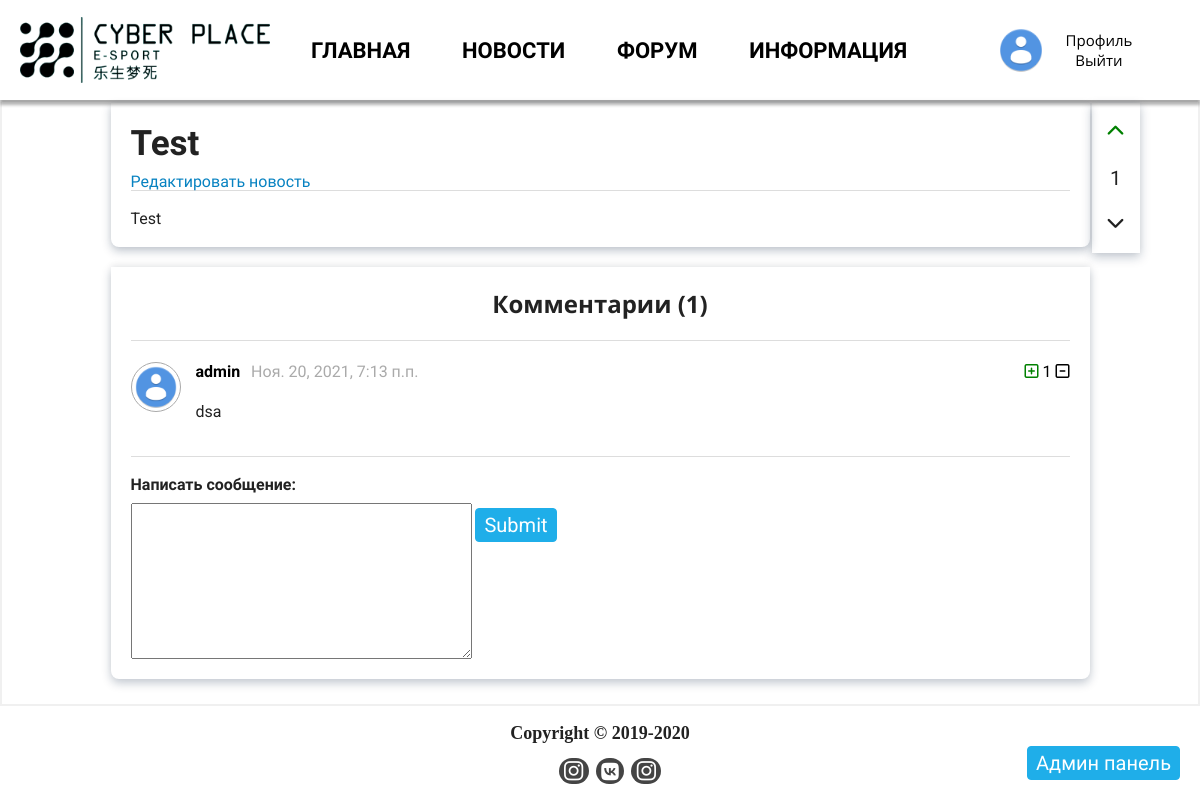
/news/3 (signed in), run on the app's committed database.
### userProfile/models.py (models this page shows, shortened)
class User(AbstractUser):
    username = models.CharField('имя пользователя', max_length=150,unique=True, help_text=_('Required. 150 characters or fewer. Letters, digits and @/./+/-/_ only.'),
        validators=[validators.user_slug],
        error_messages={'unique': _("Пользователь с таким именем уже существует."),},
    )
    email = models.EmailField(_('Адрес электронной почты'), blank=False)
    get_news = models.BooleanField('Получать новости', default= False)
    image = models.ImageField('фото',upload_to='UserAvatars', default = 'UserAvatars/default.png')
    image_small = ImageSpecField([Adjust(contrast=1, sharpness=1),ResizeToFill(260, 256)], source='image',format='JPEG', options={'quality': 90})
    slug = models.SlugField('слыка на профиль', default = '')
    patronymic = models.CharField('Отчество', max_length=30, blank=True)
    dateBirth = models.DateField('дата рождения',blank=True, null=True)
    phone_validator = RegexValidator('^((8|\+7)[\- ]?)?(\(?\d{3}\)?[\- ]?)?[\d\- ]{7,10}$', message="Введите правильный номер.")
    phone = models.CharField('телефон',validators=[phone_validator],max_length = 30, blank=True, default='')
    skype = models.CharField('скайп', max_length = 30, blank=True, default="")
    addres = models.TextField('адресс', max_length = 200, blank=True, default="")
    friends = models.ManyToManyField("User", blank=True, verbose_name="Друзья", help_text = 'Удерживайте "Control", или "Command" на Mac, чтобы выбрать больше одного пользователя /// ')
    GENDER_CHOICES = (
        ('М', 'Мужской'),
        ('Ж', 'Женский'),
    )
    gender = models.CharField("Пол", max_length=1, choices=GENDER_CHOICES, null=True, blank=True)
    class Meta:
        verbose_name = 'Пользователя'
        verbose_name_plural = 'Пользователи'

### news/models.py (models this page shows, shortened)
class News(models.Model):
    title = models.CharField("Загаловок", max_length = 115)
    small_text = RichTextUploadingField("Краткое описание",config_name='smallText', max_length=200)
    text = RichTextUploadingField("Текст новости")
    votes = GenericRelation('LikeDislike', related_query_name='news')
    date_pub = models.DateTimeField("Дата публикации", auto_now=False, default = timezone.now)
    image = models.ImageField("Изображение на обложку", default="")
    image_small = ImageSpecField([Adjust(contrast=1, sharpness=1),ResizeToFill(420, 240)], source='image',format='JPEG', options={'quality': 90})
    header_image = models.ImageField("Изображение сверху главной страницы", default="", blank=True)
    header_image_small = ImageSpecField([Adjust(contrast=1, sharpness=1),ResizeToFill(1600, 900)], source='image',format='JPEG', options={'quality': 90})
    author = models.ForeignKey(User, blank=True, on_delete=models.SET(get_sentinel_user), verbose_name = "Автор")
    message_count = models.IntegerField("Колличество сообщений", default=0)
    in_header = models.BooleanField("Разместить сверху главной страницы?" ,default=False)
    class Meta:
        verbose_name = 'Новость'
        verbose_name_plural = 'Новости'
        ordering = ['-date_pub']

class NewsComments(models.Model):
    news = models.ForeignKey('News', on_delete=models.CASCADE, verbose_name = 'Новость')
    votes = GenericRelation('LikeDislike', related_query_name='news')
    text = RichTextUploadingField("Сообщение", config_name='comments', max_length=240)
    author = models.ForeignKey(User, on_delete=models.SET(get_sentinel_user), verbose_name = "Автор")
    date_pub = models.DateTimeField("Дата публикации", auto_now=False, default = timezone.now)
    class Meta:
        verbose_name  = "Коментарий"
        verbose_name_plural = "Коментарии"

### news/views.py (the view, shortened to what this page needs)
# urls.py: path('<int:id>', views.NewsDetailView.as_view(), name='newsDetail'),
class NewsDetailView(FormView, DetailView, MultipleObjectMixin):
    model = News
    template_name = "news/newsDetail.html"
    pk_url_kwarg = 'id'
    context_object_name = 'new'
    paginate_by = 15
    form_class = NewsCommentsForm
    def get_context_data(self, **kwargs):
        object_list = NewsComments.objects.filter(news=self.get_object())
        context = super(NewsDetailView, self).get_context_data(object_list=object_list, **kwargs)
        return context

### news/forms.py
class NewsCommentsForm(forms.ModelForm):
    class Meta:
        model = NewsComments
        fields = {'text', }

### news/models.py (called while the page is built)
    def sum_rating(self):
        return self.get_queryset().aggregate(Sum('vote')).get('vote__sum') or 0

### news/templatetags/news_tags.py (called while the page is built)
@register.simple_tag
def checkUserLike(new, user):
    try:
        l = LikeDislike.objects.get(content_type=ContentType.objects.get_for_model(new), object_id=new.id, user=user)
    except:
        return False
    if l.vote == 1:
        return 'green'
    else:
        return 'red'

### templates/news/newsDetail.html (shortened to what this page needs)
{% extends 'index.html' %}
{% block content %}
{% load news_tags %}
    <div class="container">
        <div class="news-detail">
            {% checkUserLike new user.id as check %}
            <div class="news-content">
                <div class="news-likes">
                    {% if  check == "green" %}
                        <span data-action="like" data-type="news" data-id="{{ new.id }}" id="like" class="news-arrow fas fa-chevron-up like" href=""></span>
                    {% else %}
                        <span data-action="like" data-type="news" data-id="{{ new.id }}" id="like" class="news-arrow fas fa-chevron-up" href=""></span>
                    {% endif %}
                    <span class="news-like-count">{{ new.votes.sum_rating }}</span>
                    {% if check == "red"%}
                    <span data-action="dislike" data-type="news" data-id="{{ new.id }}" id="dislike"  class="news-arrow fas fa-chevron-down dislike" href=""></span>
                    {% else %}
                    <span data-action="dislike" data-type="news" data-id="{{ new.id }}" id="dislike"  class="news-arrow fas fa-chevron-down" href=""></span>
                    {% endif %}
                </div>
                <div class="news-heading">
                    <h1 class="news-title">{{new.title}}</h1>
                    {% if user.is_authenticated  %}
                    {% if news.author.id == user.id or perms.news.edit_news %}
                    <a class="news-add" href="{% url 'news:newsEdit' new.id %}">Редактировать новость</a>
                    {% endif %}
                    {% endif %}
                </div>
                {{new.text|safe}}
            </div>
        </div>
        <div class="comments-list">
            <div class="comments">
                <h3>Комментарии ({{new.message_count}})</h3>
                {% for comment in object_list %}
                    <div class="comment-row">
                        <div class="comment-wrapper">
                            <div class="user-details">
                                <div class="user-avatar">
                                    <a href="{% url 'profile:profile' comment.author.slug %}">
                                        <img src="{{comment.author.image_small.url}}" alt="">
                                    </a>
                                </div>
                                <div class="comment-meta">
                                    <a href="{% url 'profile:profile' comment.author.slug %}" class="user-nickname">{{comment.author.username}}</a>
                                    <p class="date"><time>{{comment.date_pub}}</time></p>
                                </div>
                                <div class="comment-controls">
                                    <div class="voting">
                                        <div class="comment-likes">
                                            {% checkUserLike comment comment.author.id as ch %}
                                            {% if  ch == "green" %}
                                                <span data-action="like-comment" data-type="comments" data-id="{{ comment.id }}" id="like-comment" class="news-arrow far fa-plus-square like" href=""></span>
                                            {% else %}
                                                <span data-action="like-comment" data-type="comments" data-id="{{ comment.id }}" id="like-comment" class="news-arrow far fa-plus-square" href=""></span>
                                            {% endif %}
                                            <span class="news-like-count-comment" data-id="{{ comment.id }}">{{ comment.votes.sum_rating }}</span>
                                            {% if ch == "red"%}
                                            <span data-action="dislike-comment" data-type="comments" data-id="{{ comment.id  }}" id="dislike-comment"  class="news-arrow far fa-minus-square dislike" href=""></span>
                                            {% else %}
                                            <span data-action="dislike-comment" data-type="comments" data-id="{{ comment.id  }}" id="dislike-comment"  class="news-arrow far fa-minus-square" href=""></span>
                                            {% endif %}
                                        </div>
                                    </div>
                                </div>
                            </div>
                            <div class="comment-content">
                                <p>{{comment.text|safe}}</p>
                            </div>
                        </div>
                    </div>
                {% endfor %}
                {% if user.is_authenticated %}
                    <form method="POST" action="{% url 'news:newsDetail' new.id %}?page={{page_obj.number}}">
                        <p class="form-title">Написать сообщение:</p>
                        {{form.text}}
                        <input class='form-btn' type="submit">
                    </form>
                {% else %}
                <p class="message-login"> <a href="{% url 'accounts:login' %}?next={{request.path}}">Авторизуйтесь,</a>  чтобы принять участие в обсуждении.</p>
                {% endif %}
            </div>
        </div>
    </div>
{% endblock %}

### templates/index.html (shortened to what this page needs)
<!DOCTYPE html>
{% load static %}
{% load profile_tags %}
<html lang="Ru-ru">
<head>
    <link rel="stylesheet" href="{% static 'libs/jquery/plugins/slick/slick.min.css' %}" />
    <link rel="stylesheet" href="{% static 'css/main.css' %}">
</head>
<body>
    <div class="wrapper">
        {% if user.is_authenticated and user.is_staff %}
        <div class="admin-panel">
            <a href="/admin">Админ панель</a>
        </div>
        {% endif %}
        <header>
            <div class="container">
            <div class="header__logo">
                <a href="{%url 'main:index' %}"><img src="{% static 'images/logo.png' %}" alt=""></a>
            </div>
            <nav class="nav__js">
                <div class="nav__list">
                    <a href="{%url 'main:index' %}" class="nav-item">Главная</a>
                    <a href="{%url 'news:news' %}" class="nav-item">Новости</a>
                    <a href="{%url 'forum:forum' %}" class="nav-item">Форум</a>
                    <a href="{% url 'main:info' %}" class="nav-item">Информация</a>
                </div>
            </nav>
                {% if user.is_authenticated %}
                <div data-id="{{user.id}}" class="profile__opinion logout">
                    <div class="profile__background">
                        <a href="{% url 'profile:profile' user.slug %}"><img src="{{ user.image_small.url }}" alt=""></a>
                        <div class="links">
                            <a href="{% url 'profile:profile' user.slug %}">Профиль</a>
                            <a href="{% url 'accounts:logout'%} ">Выйти</a>
                        </div>
                    </div>
                </div>
                {% else %}
                <div class="login"><a href="{% url 'accounts:login' %}?next={{request.path}}"><span class="fas fa-sign-in-alt"></span>Войти</a></div>
                {% endif %}
            </div>
        </header>
        {% block content%}{% endblock %}
        <div class="footer">
            <div class="coperite">
                <strong>Copyright © 2019-2020</strong>
            </div>
            <div class="footer-links">
                <ul>
                    <li><a class="inst" title="Инстаграм Клин" href="https://www.instagram.com/cyber__place/?igshid=1odgo49e05gf2"><i class="fab fa-instagram"></i></a></li>
                    <li><a class="vkont" title="Вконтакте" href="https://vk.com/cyberplace_klin"><i class="fab fa-vk"></i></a></li>
                    <li><a class="inst" title="Инстаграм Солнечногорск" href="https://www.instagram.com/cyberplace_solnecnogorsk/"><i class="fab fa-instagram"></i></a></li>
                </ul>
            </div>
        </div>
    </div>
</body>
</html>

### data on the page
User: image_small (placeholder picture)
News: votes.sum_rating "1", title "Test", text "Test", message_count "1"
NewsComments: author.image_small (placeholder picture), author.username "admin", date_pub "Ноя. 20, 2021, 7:13 п.п.", votes.sum_rating "1", text "dsa"
